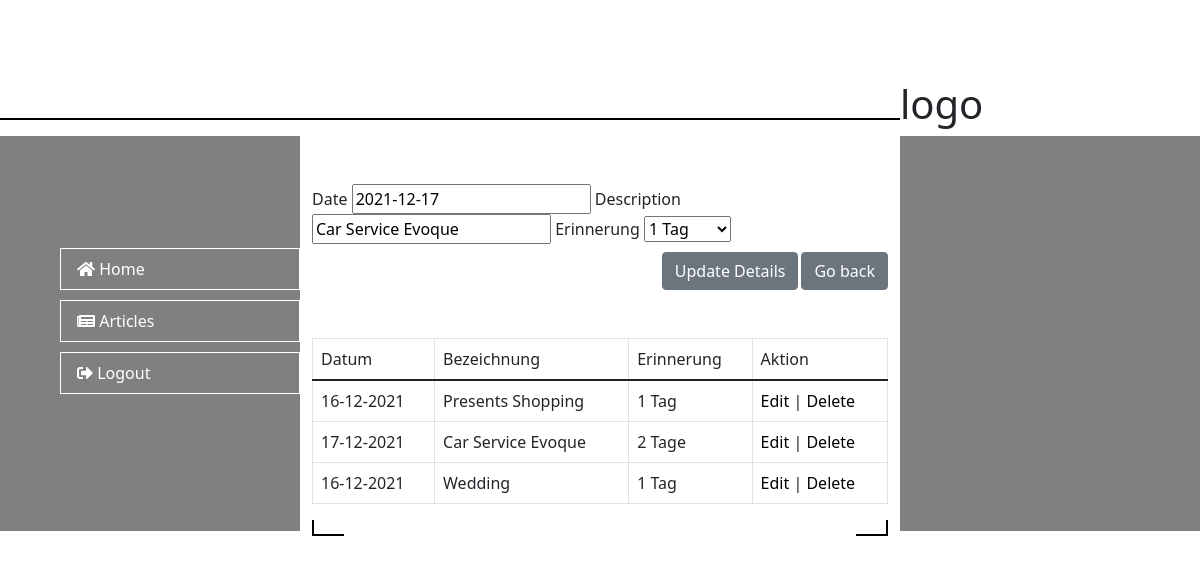
/edit_reminder.php?id=92, run on the app's committed database.
### tables this page shows
CREATE TABLE `reminders` (
  `ID` int(11) NOT NULL,
  `DESCRIPTION` varchar(150) NOT NULL,
  `ERINNERUNG` varchar(150) NOT NULL,
  `DATE` date NOT NULL,
  `C_YEAR` varchar(50) DEFAULT NULL
);

### edit_reminder.php (the view, shortened to what this page needs)
<?php
  include "config.php";
  $sql="SELECT * FROM reminders WHERE ID='{$_GET["id"]}'";
  $res=$con->query($sql);
  if($res->num_rows>0){
    $row=$res->fetch_assoc();
?>
<!DOCTYPE html>
<html lang="en">
<?php include "header.php"; ?>
<body>
  <?php include "logo.php"; ?>
  <div class='section'>
    <div class="left">
      <nav>
        <li>
          <a class="nav-link mylinks" style="margin-top: 7rem;" href="home.php"><span class='fa fa-home'></span> Home</a>
        </li>
        <li>
          <a class="nav-link mylinks" href="articles.php"><span class='fas fa-newspaper'></span> Articles</a>
        </li>
        <li>
          <a class="nav-link mylinks" href="logout.php"><span class='fas fa-sign-out-alt'></span> Logout</a>
        </li>
      </nav>
    </div>
    <div class="middle container">
      <div class="add-reminder mt-5">
        <form method='post' action='<?php echo $_SERVER["REQUEST_URI"]; ?>'>
          <label>Date</label>
          <input type="text" class="datepicker" name='date' required value="<?php echo $row["DATE"]; ?>">
          <label>Description</label>
          <input type='text' name='description' required value="<?php echo $row["DESCRIPTION"]; ?>">
          <label>Erinnerung</label>
          <select name="erinnerung" id="erinnerung" required value="<?php echo $row["ERINNERUNG"]; ?>">
            <option value="1 Tag">1 Tag</option>
          </select>
          <br>
          <a href="home.php" class="mt-2 mb-5 btn btn-secondary submit-button" style="margin-left: 3px;">Go back</a>
          <input type='submit' name='submit' class='mt-2 mb-5 submit-button btn btn-secondary' value='Update Details'>
        </form>
      </div>
      <div class='reminder-message mt-3'>
        <table class='table table-bordered mt-2'>
          <thead>
            <tr>
              <td>Datum</td>
              <td>Bezeichnung</td>
              <td>Erinnerung</td>
              <td>Aktion</td>
            </tr>
          </thead>
          <tbody>
            <?php
            $sql = "SELECT * FROM reminders ORDER BY ID DESC";
            $res = $con->query($sql);
            if ($res->num_rows > 0) {
              while ($row = $res->fetch_assoc()) {
                echo "
										<tr>
                      <td>" . date("d-m-Y", strtotime($row["DATE"])) . "</td>
											<td>{$row["DESCRIPTION"]}</td>
											<td>{$row["ERINNERUNG"]}</td>
                      <td><a href='edit_reminder.php?id={$row["ID"]}' class=''>Edit</a>
                      <span>|</span>
                      <a href='delete_reminder.php?id={$row["ID"]}' class=''>Delete</a>
                      </td>
										</tr>";
              }
            }
            ?>
          </tbody>
        </table>
      </div>
      <div class="borders mt-3"></div>
    </div>
    <div class="right"></div>
  </div>
</body>
</html>
<?php
  }
?>

### style.css (style rules this page uses)
li { list-style-type: none; }
.mylinks { color: white; border: 1px solid white; margin-bottom: 5px; padding-right: 5px; margin-top: 10px; width: 15rem; }
a { text-decoration: none; color: black; }
.section { display: grid; grid-template-columns: 25% 1fr 25%; }
.left { background-color: gray; height: 150%; display: flex; justify-content: flex-end; }
.middle { background-color: white; height: 150px; }
.borders { background-image: linear-gradient(black, black), linear-gradient(black, black), linear-gradient(black, black), linear-gradient(black, black); background-repeat: no-repeat; background-size: 2px 3rem, 2rem 2px, 2px 3rem, 2rem 2px; background-position: left bottom, left bottom, right bottom, right bottom, 4px 4px; padding: 0 1rem 1rem 1rem; }
.right { background-color: gray; height: 150%; }
.submit-button { float: right; }

### data on the page
reminders: date "2021-12-17", description "Car Service Evoque", erinnerung "1 Tag", DATE "17-12-2021", DESCRIPTION "Car Service Evoque", ERINNERUNG "2 Tage"
reminders: DATE "16-12-2021", DESCRIPTION "Presents Shopping", ERINNERUNG "1 Tag"
reminders: DATE "16-12-2021", DESCRIPTION "Wedding", ERINNERUNG "1 Tag"
